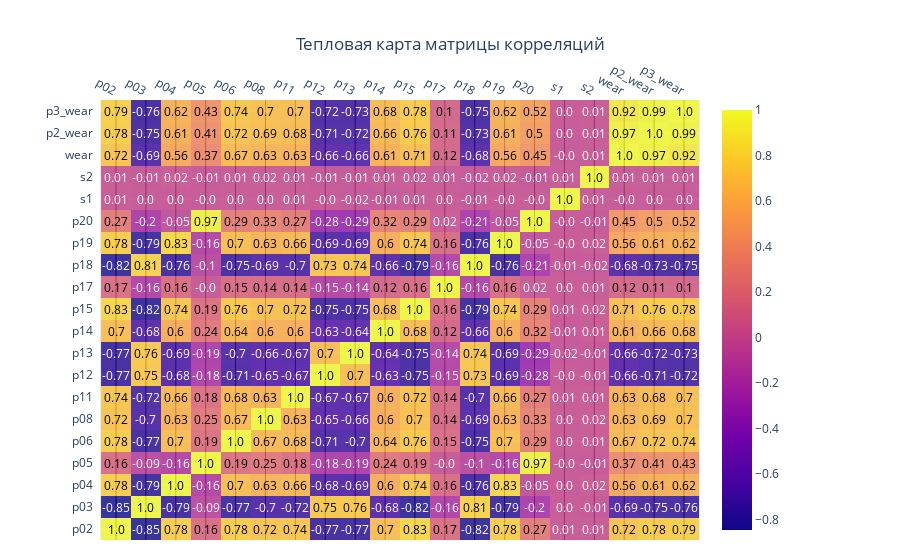

The cell this chart's notebook holds for it:
### Markdown cell above
### Корреляционный анализ

### Code cell
show_heatmap(df)
